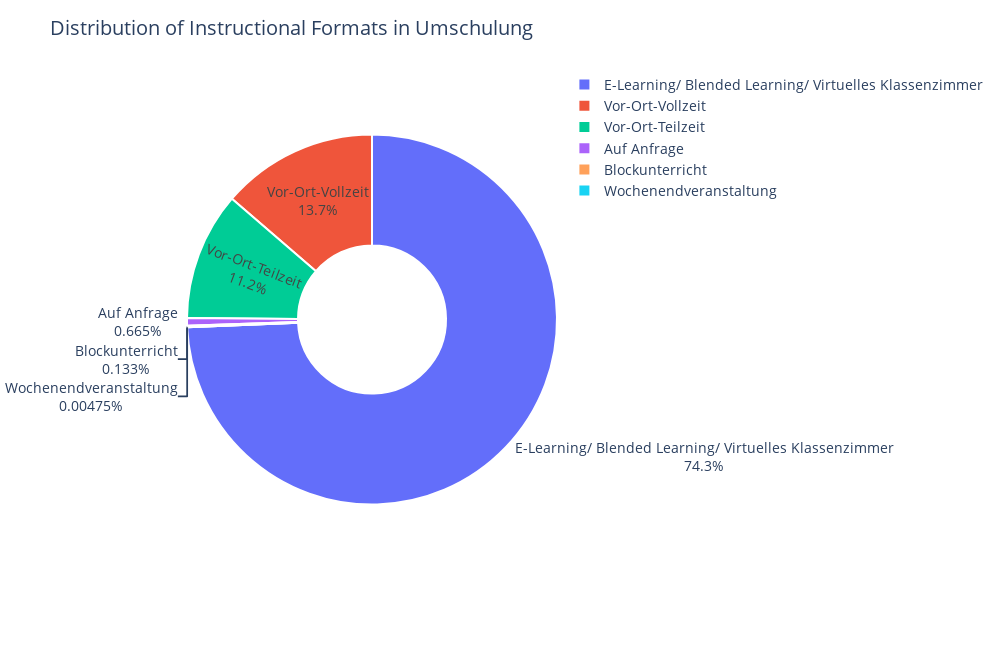

The notebook cell saved with this chart:
### Markdown cell above
<font size= "4">***PIE CHART FOR SHOWING DISTRIBUTION OF INSTRUCTIONAL FORMATS (Umschulung)***</font>

### Code cell
import sqlite3
import plotly.express as px

# Connect to the SQLite database
db_connection = sqlite3.connect('weiterbildung_analysis.db')
cursor = db_connection.cursor()

# SQL query to retrieve data
query = '''
    SELECT unterrichtsform, COUNT(*) as count
    FROM umschulung
    WHERE unterrichtsform IS NOT NULL
    GROUP BY unterrichtsform
    ORDER BY count DESC
'''
cursor.execute(query)
data = cursor.fetchall()

# Close the database connection
db_connection.close()

# Create a DataFrame from the fetched data
df = pd.DataFrame(data, columns=['unterrichtsform', 'count'])

# Calculate the total count for percentage calculation
total_count = df['count'].sum()

# Calculate the percentage
df['percentage'] = (df['count'] / total_count) * 100

# Create the pie chart
fig = px.pie(
    df,
    names='unterrichtsform',
    values='percentage',
    title='Distribution of Instructional Formats in Umschulung',
    labels={'unterrichtsform': 'Instructional Format'},
    hole=0.4,  # Add a hole in the middle of the pie chart for better aesthetics
)

# Improve the layout
fig.update_layout(
    width=1000,  # Set the width of the chart
    height=650,   # Set the height of the chart
    margin=dict(l=120, r=40, t=60, b=80),  # Adjust margin for better spacing
    font=dict(size=14),  # Adjust general font size
)

# Customize the colors for better differentiation
fig.update_traces(
    textinfo='percent+label',  # Display percentage and label in pie chart sections
    marker=dict(line=dict(color='white', width=2)),  # Add white border lines to sections
)

fig.show()

### Figure 1 — Plotly figure (JSON) as saved in the notebook; plotly's stock layout.template omitted (floating-point values rounded to 4 significant figures)
{"data": [{"domain": {"x": [0, 1], "y": [0, 1]}, "hole": 0.4, "hovertemplate": "Instructional Format=%{label}<br>percentage=%{value}<extra></extra>", "labels": ["E-Learning/ Blended Learning/ Virtuelles Klassenzimmer", "Vor-Ort-Vollzeit", "Vor-Ort-Teilzeit", "Auf Anfrage", "Blockunterricht", "Wochenendveranstaltung"], "legendgroup": "", "marker": {"line": {"color": "white", "width": 2}}, "name": "", "showlegend": true, "textinfo": "percent+label", "type": "pie", "values": [74.32, 13.68, 11.2, 0.6655, 0.1331, 0.004753]}], "layout": {"font": {"size": 14}, "height": 650, "legend": {"tracegroupgap": 0}, "margin": {"b": 80, "l": 120, "r": 40, "t": 60}, "title": {"text": "Distribution of Instructional Formats in Umschulung"}, "width": 1000}}
